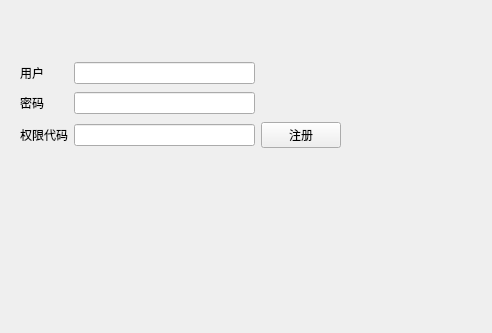
<?xml version="1.0" encoding="UTF-8"?>
<ui version="4.0">
 <class>register</class>
 <widget class="QWidget" name="register">
  <property name="geometry">
   <rect>
    <x>0</x>
    <y>0</y>
    <width>492</width>
    <height>333</height>
   </rect>
  </property>
  <property name="windowTitle">
   <string>Form</string>
  </property>
  <widget class="QWidget" name="gridLayoutWidget">
   <property name="geometry">
    <rect>
     <x>20</x>
     <y>60</y>
     <width>321</width>
     <height>91</height>
    </rect>
   </property>
   <layout class="QGridLayout" name="gridLayout">
    <item row="1" column="1">
     <widget class="QLineEdit" name="lineEdit_2"/>
    </item>
    <item row="1" column="0">
     <widget class="QLabel" name="password">
      <property name="text">
       <string>密码</string>
      </property>
     </widget>
    </item>
    <item row="0" column="1">
     <widget class="QLineEdit" name="lineEdit"/>
    </item>
    <item row="0" column="0">
     <widget class="QLabel" name="user">
      <property name="text">
       <string>用户</string>
      </property>
     </widget>
    </item>
    <item row="2" column="0">
     <widget class="QLabel" name="user_2">
      <property name="text">
       <string>权限代码</string>
      </property>
     </widget>
    </item>
    <item row="2" column="2">
     <widget class="QPushButton" name="pushButton">
      <property name="text">
       <string>注册</string>
      </property>
     </widget>
    </item>
    <item row="2" column="1">
     <widget class="QLineEdit" name="lineEdit_3"/>
    </item>
   </layout>
  </widget>
 </widget>
 <resources/>
 <connections/>
</ui>
